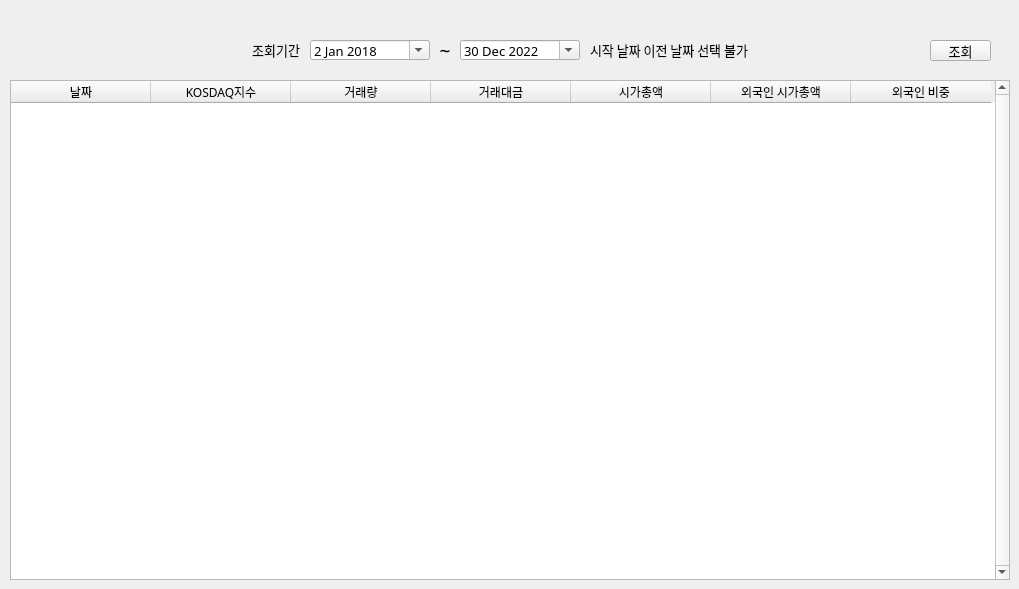
      <widget class="QWidget" name="kosdaq_tab_search" native="true">
       <attribute name="title">
        <string>코스닥</string>
       </attribute>
       <widget class="QPushButton" name="kosdaq_btn_search">
        <property name="geometry">
         <rect>
          <x>930</x>
          <y>40</y>
          <width>61</width>
          <height>21</height>
         </rect>
        </property>
        <property name="font">
         <font>
          <family>맑은 고딕</family>
          <pointsize>10</pointsize>
         </font>
        </property>
        <property name="text">
         <string>조회</string>
        </property>
       </widget>
       <widget class="QWidget" name="kosdaq_group_search" native="true">
        <property name="geometry">
         <rect>
          <x>240</x>
          <y>30</y>
          <width>571</width>
          <height>41</height>
         </rect>
        </property>
        <widget class="QDateEdit" name="kosdaq_date_after">
         <property name="geometry">
          <rect>
           <x>220</x>
           <y>10</y>
           <width>120</width>
           <height>20</height>
          </rect>
         </property>
         <property name="font">
          <font>
           <family>맑은 고딕</family>
           <pointsize>10</pointsize>
          </font>
         </property>
         <property name="dateTime">
          <datetime>
           <hour>0</hour>
           <minute>0</minute>
           <second>0</second>
           <year>2022</year>
           <month>12</month>
           <day>30</day>
          </datetime>
         </property>
         <property name="maximumDateTime">
          <datetime>
           <hour>23</hour>
           <minute>59</minute>
           <second>59</second>
           <year>3000</year>
           <month>12</month>
           <day>30</day>
          </datetime>
         </property>
         <property name="minimumDateTime">
          <datetime>
           <hour>0</hour>
           <minute>0</minute>
           <second>0</second>
           <year>1900</year>
           <month>1</month>
           <day>1</day>
          </datetime>
         </property>
         <property name="calendarPopup">
          <bool>true</bool>
         </property>
        </widget>
        <widget class="QDateEdit" name="kosdaq_date_before">
         <property name="geometry">
          <rect>
           <x>70</x>
           <y>10</y>
           <width>120</width>
           <height>20</height>
          </rect>
         </property>
         <property name="font">
          <font>
           <family>맑은 고딕</family>
           <pointsize>10</pointsize>
          </font>
         </property>
         <property name="dateTime">
          <datetime>
           <hour>0</hour>
           <minute>0</minute>
           <second>0</second>
           <year>2018</year>
           <month>1</month>
           <day>2</day>
          </datetime>
         </property>
         <property name="maximumDateTime">
          <datetime>
           <hour>23</hour>
           <minute>59</minute>
           <second>59</second>
           <year>3000</year>
           <month>12</month>
           <day>30</day>
          </datetime>
         </property>
         <property name="minimumDateTime">
          <datetime>
           <hour>0</hour>
           <minute>0</minute>
           <second>0</second>
           <year>1900</year>
           <month>1</month>
           <day>1</day>
          </datetime>
         </property>
         <property name="calendarPopup">
          <bool>true</bool>
         </property>
        </widget>
        <widget class="QLabel" name="label_7">
         <property name="geometry">
          <rect>
           <x>190</x>
           <y>10</y>
           <width>30</width>
           <height>20</height>
          </rect>
         </property>
         <property name="font">
          <font>
           <family>맑은 고딕</family>
           <pointsize>14</pointsize>
          </font>
         </property>
         <property name="text">
          <string>~</string>
         </property>
         <property name="alignment">
          <set>Qt::AlignCenter</set>
         </property>
        </widget>
        <widget class="QLabel" name="label_8">
         <property name="geometry">
          <rect>
           <x>0</x>
           <y>10</y>
           <width>60</width>
           <height>20</height>
          </rect>
         </property>
         <property name="font">
          <font>
           <family>맑은 고딕</family>
           <pointsize>10</pointsize>
          </font>
         </property>
         <property name="text">
          <string>조회기간</string>
         </property>
         <property name="alignment">
          <set>Qt::AlignRight|Qt::AlignTrailing|Qt::AlignVCenter</set>
         </property>
        </widget>
        <widget class="QLabel" name="kosdaq_label_impossible">
         <property name="geometry">
          <rect>
           <x>350</x>
           <y>10</y>
           <width>210</width>
           <height>20</height>
          </rect>
         </property>
         <property name="font">
          <font>
           <family>맑은 고딕</family>
           <pointsize>10</pointsize>
          </font>
         </property>
         <property name="text">
          <string>시작 날짜 이전 날짜 선택 불가</string>
         </property>
         <property name="alignment">
          <set>Qt::AlignLeading|Qt::AlignLeft|Qt::AlignVCenter</set>
         </property>
        </widget>
       </widget>
       <widget class="QTableWidget" name="kosdaq_table">
        <property name="geometry">
         <rect>
          <x>10</x>
          <y>80</y>
          <width>1000</width>
          <height>500</height>
         </rect>
        </property>
        <property name="font">
         <font>
          <family>맑은 고딕</family>
          <pointsize>9</pointsize>
         </font>
        </property>
        <property name="verticalScrollBarPolicy">
         <enum>Qt::ScrollBarAlwaysOn</enum>
        </property>
        <property name="editTriggers">
         <set>QAbstractItemView::NoEditTriggers</set>
        </property>
        <property name="sortingEnabled">
         <bool>true</bool>
        </property>
        <property name="wordWrap">
         <bool>true</bool>
        </property>
        <property name="cornerButtonEnabled">
         <bool>true</bool>
        </property>
        <attribute name="horizontalHeaderMinimumSectionSize">
         <number>40</number>
        </attribute>
        <attribute name="horizontalHeaderDefaultSectionSize">
         <number>140</number>
        </attribute>
        <attribute name="verticalHeaderVisible">
         <bool>false</bool>
        </attribute>
        <attribute name="verticalHeaderMinimumSectionSize">
         <number>25</number>
        </attribute>
        <column>
         <property name="text">
          <string>날짜</string>
         </property>
        </column>
        <column>
         <property name="text">
          <string>KOSDAQ지수</string>
         </property>
        </column>
        <column>
         <property name="text">
          <string>거래량</string>
         </property>
        </column>
        <column>
         <property name="text">
          <string>거래대금</string>
         </property>
        </column>
        <column>
         <property name="text">
          <string>시가총액</string>
         </property>
        </column>
        <column>
         <property name="text">
          <string>외국인 시가총액</string>
         </property>
        </column>
        <column>
         <property name="text">
          <string>외국인 비중</string>
         </property>
        </column>
       </widget>
      </widget>
